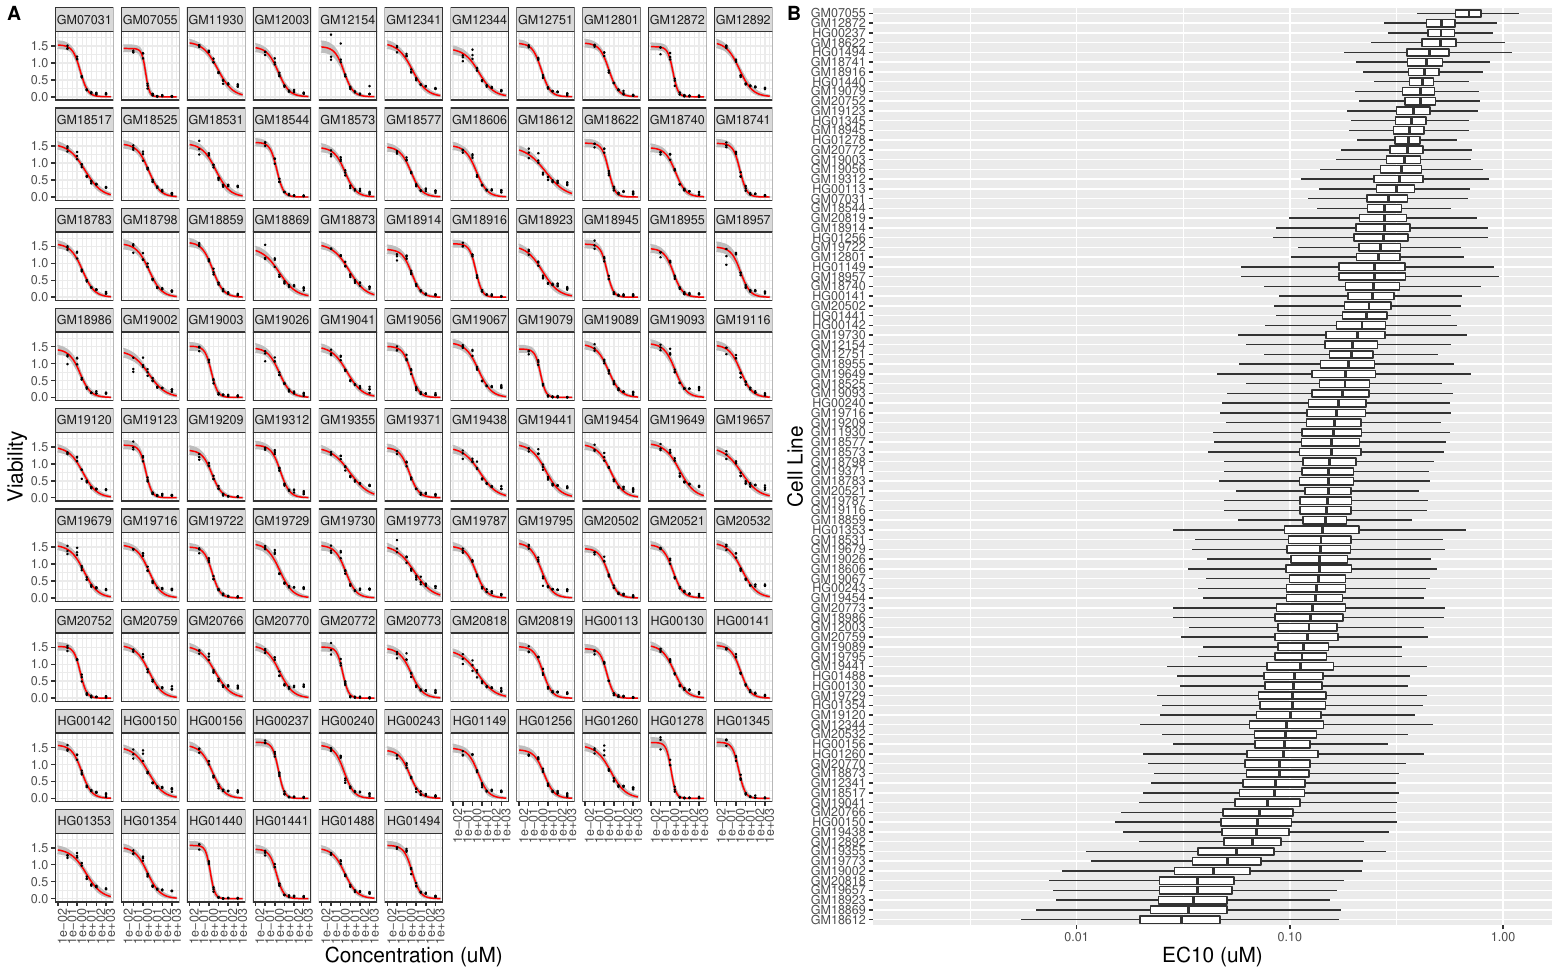

This figure's R source:
library("ggpubr")
LCL <- ggarrange(pfit, pec10,
                 labels = c("A", "B"),
                 ncol = 2, nrow = 1)
ggsave("LCL_figure.pdf", plot=LCL, scale=0.65, width=24, height=15)

LCLposter <- ggarrange(pfit, pec10, TDVF05,
                 labels = c("A", "B", "C"),
                 ncol = 3, nrow = 1)
ggsave("LCL_figure for poster.pdf", plot=LCLposter, scale=0.7, width=36, height=12)
